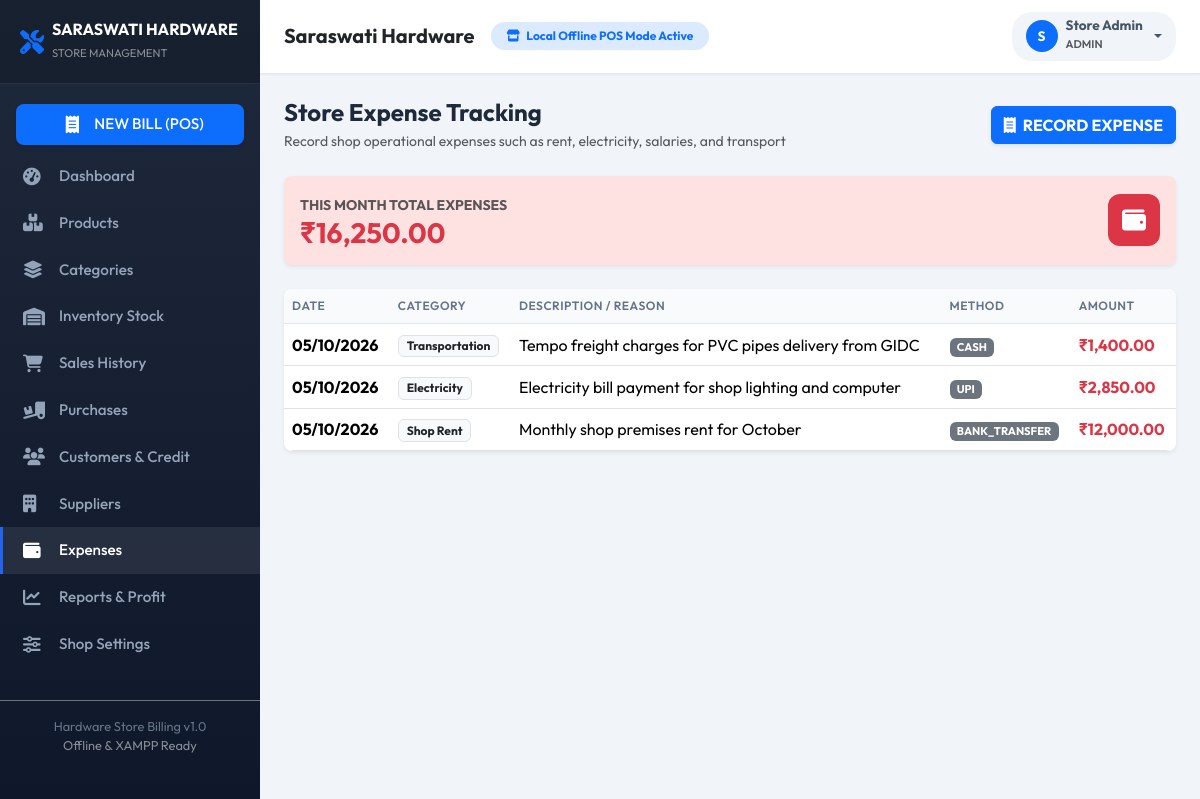
The app's page /admin/expenses.php (signed in), older data.
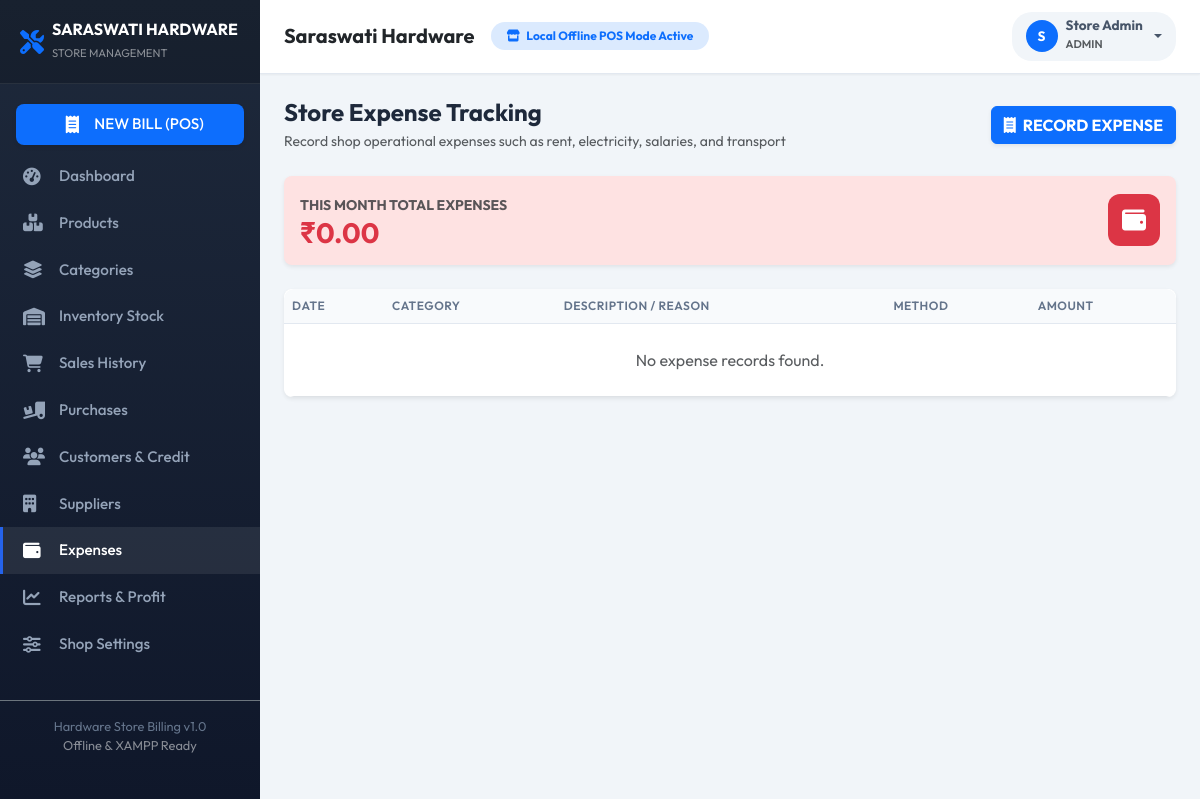
The same page, newer data.
### tables this page shows
CREATE TABLE IF NOT EXISTS `expenses` (
  `id` INT AUTO_INCREMENT PRIMARY KEY,
  `category` VARCHAR(100) NOT NULL,
  `description` TEXT NOT NULL,
  `amount` DECIMAL(10,2) NOT NULL,
  `expense_date` DATE NOT NULL,
  `payment_method` ENUM('cash', 'upi', 'card', 'bank_transfer') NOT NULL DEFAULT 'cash',
  `notes` TEXT DEFAULT NULL,
  `created_at` DATETIME DEFAULT CURRENT_TIMESTAMP
);

### config/database.php (called while the page is built, shortened)
<?php
function sanitize($data) {
    return htmlspecialchars(trim($data), ENT_QUOTES, 'UTF-8');
}

### admin/expenses.php (the view, shortened to what this page needs)
<?php
require_once __DIR__ . '/../includes/header.php';
require_once __DIR__ . '/../includes/sidebar.php';
$db = get_db();
$expenses = $db->query("SELECT * FROM expenses ORDER BY expense_date DESC, id DESC")->fetchAll();
$todayMonth = date('Y-m');
$stmtExpMonth = $db->prepare("SELECT COALESCE(SUM(amount), 0) FROM expenses WHERE expense_date LIKE ?");
$stmtExpMonth->execute([$todayMonth . '%']);
$totalExpenseMonth = $stmtExpMonth->fetchColumn();
?>
<div id="content">
    <?php require_once __DIR__ . '/../includes/navbar.php'; ?>
    <div class="container-fluid p-4">
        <div class="d-flex align-items-center justify-content-between mb-4">
            <div>
                <h4 class="fw-bold mb-1">Store Expense Tracking</h4>
                <p class="text-muted small mb-0">Record shop operational expenses such as rent, electricity, salaries, and transport</p>
            </div>
            <button class="btn btn-primary fw-bold shadow-sm" data-bs-toggle="modal" data-bs-target="#expenseModal">
                <i class="fa-solid fa-receipt me-1"></i> RECORD EXPENSE
            </button>
        </div>
        <div class="card border-0 shadow-sm rounded-3 p-3 mb-4 bg-danger-soft">
            <div class="d-flex align-items-center justify-content-between">
                <div>
                    <span class="small text-muted fw-bold text-uppercase">This Month Total Expenses</span>
                    <h3 class="fw-bold text-danger mb-0">₹<?php echo number_format($totalExpenseMonth, 2); ?></h3>
                </div>
                <div class="stat-icon bg-danger text-white">
                    <i class="fa-solid fa-wallet"></i>
                </div>
            </div>
        </div>
        <div class="card border-0 shadow-sm rounded-3 overflow-hidden">
            <div class="table-responsive">
                <table class="table table-hover align-middle mb-0 custom-table">
                    <thead>
                        <tr>
                            <th>Date</th>
                            <th>Category</th>
                            <th>Description / Reason</th>
                            <th>Method</th>
                            <th>Amount</th>
                        </tr>
                    </thead>
                    <tbody>
                        <?php if (empty($expenses)): ?>
                            <tr><td colspan="5" class="text-center py-4 text-muted">No expense records found.</td></tr>
                        <?php else: ?>
                            <?php foreach ($expenses as $ex): ?>
                                <tr>
                                    <td class="fw-bold"><?php echo date('d/m/Y', strtotime($ex['expense_date'])); ?></td>
                                    <td><span class="badge bg-light text-dark border"><?php echo sanitize($ex['category']); ?></span></td>
                                    <td><?php echo sanitize($ex['description']); ?></td>
                                    <td><span class="badge bg-secondary text-uppercase" style="font-size:0.7rem;"><?php echo sanitize($ex['payment_method']); ?></span></td>
                                    <td class="fw-bold text-danger">₹<?php echo number_format($ex['amount'], 2); ?></td>
                                </tr>
                            <?php endforeach; ?>
                        <?php endif; ?>
                    </tbody>
                </table>
            </div>
        </div>
    </div>
</div>
<?php require_once __DIR__ . '/../includes/footer.php'; ?>

Row changes from the older to the newer data that the page shows:
removed expenses: expense_date "05/10/2026", category "Transportation", description "Tempo freight charges for PVC pipes delivery from GIDC", payment_method "CASH", amount "1,400.00"
removed expenses: expense_date "05/10/2026", category "Electricity", description "Electricity bill payment for shop lighting and computer", payment_method "UPI", amount "2,850.00"
removed expenses: expense_date "05/10/2026", category "Shop Rent", description "Monthly shop premises rent for October", payment_method "BANK_TRANSFER", amount "12,000.00"
Text that changed along with them:
$totalExpenseMonth: "16,250.00" → "0.00"
text now shown: "No expense records found."
